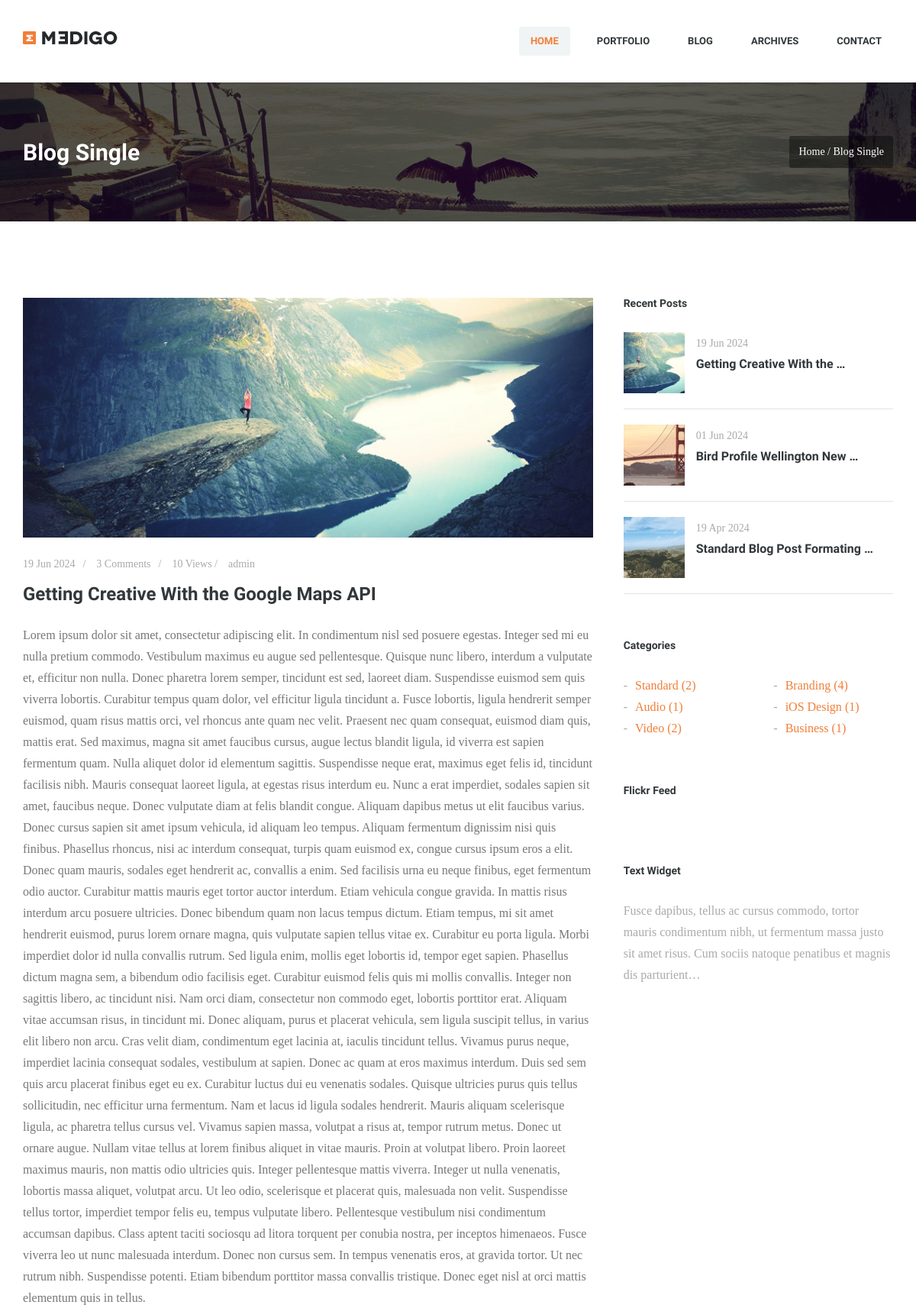
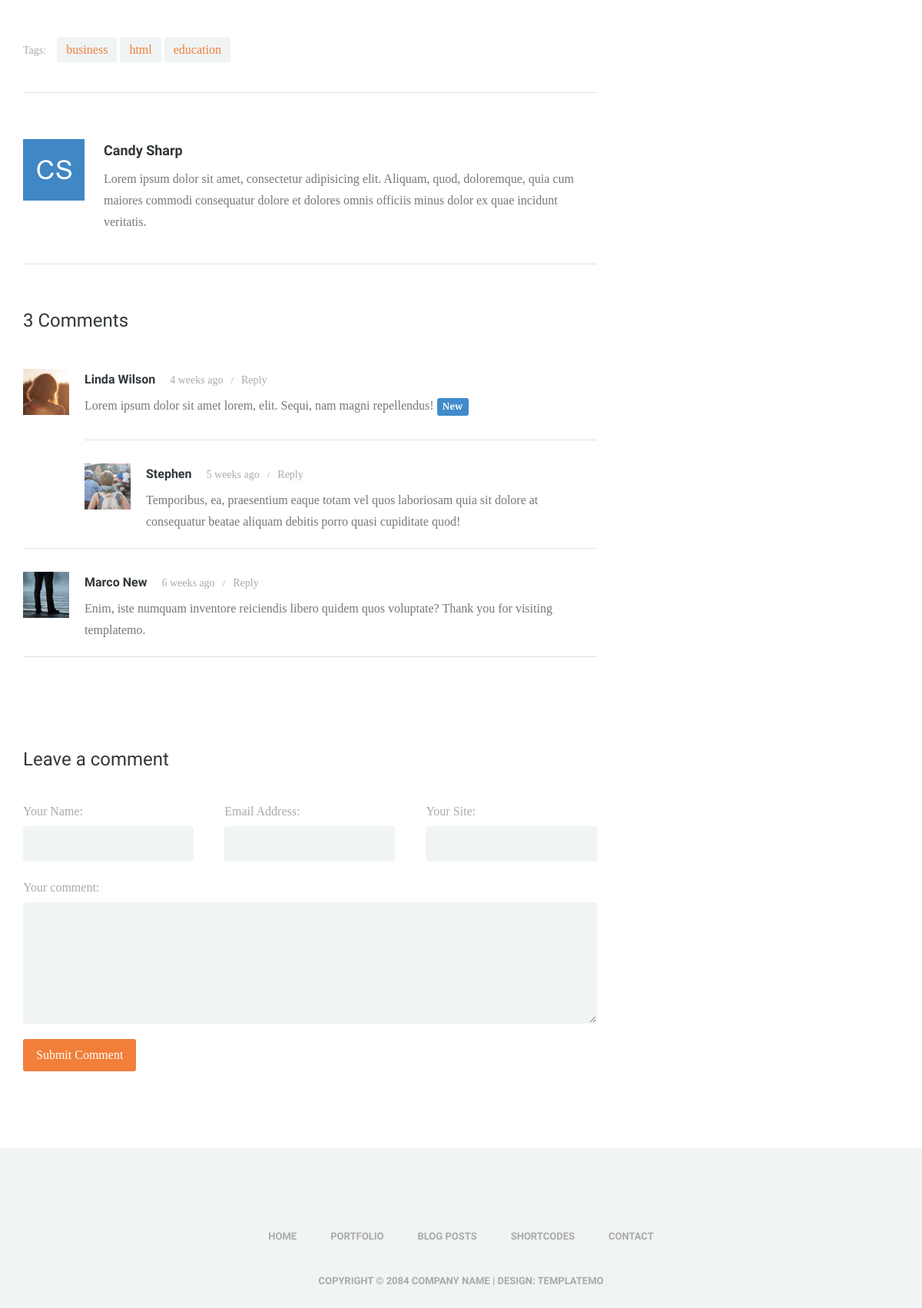
The page /blog/1 (upper part) on the database its author committed (2 pictures, top to bottom).
### blog/models.py (models this page shows, shortened)
class Post(models.Model):
    image = models.ImageField(upload_to='blog/', default='blog/default.jpg')
    image_thumbnail = models.ImageField(upload_to='blog/')
    author = models.ForeignKey(User, null=True, on_delete=models.SET_NULL)
    title = models.CharField(max_length=255)
    content = models.TextField()
    category = models.ManyToManyField(Category)
    counted_view = models.IntegerField(default=0)
    status = models.BooleanField(default=False)
    published_date = models.DateTimeField(null=True)
    created_date = models.DateTimeField(auto_now_add=True)
    updated_date = models.DateTimeField(auto_now=True)
    def create_thumbnail(self):
        if not self.image:
            return
        img = Image.open(self.image.path)
        width, height = img.size
        min_dim = min(width, height)
        left = (width - min_dim) // 2
        top = (height - min_dim) // 2
        right = (width + min_dim) // 2
        bottom = (height + min_dim) // 2
        img = img.crop((left, top, right, bottom))
        size = (80, 80)
        img.thumbnail(size)
        thumb_filename = f"{os.path.splitext(self.image.name)[0]}_thumb.jpg"
        thumb_path = os.path.join(thumb_filename)
        full_thumb_path = os.path.join(settings.MEDIA_ROOT, thumb_path)
        img.save(full_thumb_path, 'JPEG', quality=95)
        self.image_thumbnail = thumb_path
        self.save()
    class Meta:
        ordering = ('-created_date',)

class Category(models.Model):
     name = models.CharField(max_length=255)
     def __str__(self):
          return self.name

### blog/views.py (the view)
# urls.py: path('<int:pid>', single_view, name = 'single'),
def single_view(request, pid):
    posts = Post.objects.filter(status = True, published_date__lte=timezone.now()).order_by('published_date')
    the_post = get_object_or_404(posts, id=pid)
    the_post.counted_view += 1
    the_post.save()
    context = {'post':the_post}
    return render(request, 'blog/blog-single.html', context)

### blog/templatetags/blog_tags.py (called while the page is built)
@register.inclusion_tag('blog/blog-categories.html')
def categories():
    posts = Post.objects.filter(status = True)
    categories = Category.objects.all()
    cat_dict = {}
    mid_index = len(categories) // 2
    for name in categories:
        cat_dict[name] = posts.filter(category=name).count()
    keys1 = categories[:mid_index]
    keys2 = categories[mid_index:]
    dict1 = {key: cat_dict[key] for key in keys1}
    dict2 = {key: cat_dict[key] for key in keys2}
    return {'cat1': dict1, 'cat2': dict2}

@register.inclusion_tag('blog/blog-recentposts.html')
def recentposts(arg=2):
    posts = Post.objects.filter(status = True).order_by('-published_date')[:arg]
    return {'posts': posts}

@register.simple_tag
def check_thumbnail(post):
    if 'default' in post.image_thumbnail.url:
        post.create_thumbnail()
    if post.image_thumbnail is None:
        post.create_thumbnail()
    post.create_thumbnail()
    return 0

### templates/blog/blog-single.html (shortened to what this page needs)
{% extends 'base.html' %}
{% load static %}
{% load blog_tags %}
{% block content %}
<div class="first-widget parallax" id="blogId">
	<div class="parallax-overlay">
		<div class="container pageTitle">
			<div class="row">
				<div class="col-md-6 col-sm-6">
					<h2 class="page-title">Blog Single</h2>
				</div>
				<div class="col-md-6 col-sm-6 text-right">
					<span class="page-location">Home / Blog Single</span>
				</div>
			</div>
		</div>
	</div>
</div>
<div class="container">
	<div class="row">
		<div class="col-md-8 blog-posts">
			<div class="row">
				<div class="col-md-12">
					<div class="post-blog">
						<div class="blog-image">
							<img src="{{post.image.url}}" alt="">
						</div>
						<div class="blog-content">
							<span class="meta-date"><a href="#">{{post.published_date|date:"d M Y"}}</a></span>
							<span class="meta-comments"><a href="#blog-comments">3 Comments</a></span>
							<span class="meta-views"><a href="#">{{post.counted_view}} Views   /</a></span>
							<span class="meta-author"><a href="{% url 'blog:author' author_username=post.author.get_username %}">{{post.author.get_full_name}}</a></span>
							<h3>{{post.title}}</h3>
							<p>{{post.content}}</p>
							<div class="tag-items">
								<span class="small-text">Tags:</span>
								<a href="#" rel="tag">business</a>
								<a href="#" rel="tag">html</a>
								<a href="#" rel="tag">education</a>
							</div>
						</div>
					</div>
				</div>
			</div>
			<div class="row">
				<div class="col-md-12">
					<div id="blog-author" class="clearfix">
						<a href="#" class="blog-author-img pull-left">
							<img src="{% static 'images/includes/author.png' %}" alt="">
						</a>
						<div class="blog-author-info">
							<h4 class="author-name"><a href="#">Candy Sharp</a></h4>
							<p>Lorem ipsum dolor sit amet, consectetur adipisicing elit. Aliquam, quod, doloremque, quia
								cum maiores commodi consequatur dolore et dolores omnis officiis minus dolor ex quae
								incidunt veritatis.</p>
						</div>
					</div>
				</div>
			</div>
			<div class="row">
				<div class="col-md-12">
					<div id="blog-comments" class="blog-post-comments">
						<h3>3 Comments</h3>
						<div class="blog-comments-content">
							<div class="media">
								<div class="pull-left">
									<img class="media-object" src="{% static 'images/includes/comment1.jpg' %}" alt="">
								</div>
								<div class="media-body">
									<div class="media-heading">
										<h4>Linda Wilson</h4>
										<a href="#"><span>4 weeks ago</span><span>Reply</span></a>
									</div>
									<p>Lorem ipsum dolor sit amet lorem, elit. Sequi, nam magni repellendus! <span
											class="label label-primary">New</span></p>
									<div class="media">
										<div class="pull-left">
											<img class="media-object" src="{% static 'images/includes/comment2.jpg' %}" alt="">
										</div>
										<div class="media-body">
											<div class="media-heading">
												<h4>Stephen</h4>
												<a href="#"><span>5 weeks ago</span><span>Reply</span></a>
											</div>
											<p>Temporibus, ea, praesentium eaque totam vel quos laboriosam quia sit
												dolore at consequatur beatae aliquam debitis porro quasi cupiditate
												quod!</p>
										</div>
									</div>
								</div>
							</div>
							<div class="media">
								<div class="pull-left">
									<img class="media-object" src="{% static 'images/includes/comment3.jpg' %}" alt="">
								</div>
								<div class="media-body">
									<div class="media-heading">
										<h4>Marco New</h4>
										<a href="#"><span>6 weeks ago</span><span>Reply</span></a>
									</div>
									<p>Enim, iste numquam inventore reiciendis libero quidem quos voluptate? Thank you
										for visiting templatemo.</p>
								</div>
							</div>
						</div>
					</div>
				</div>
			</div>
			<div class="row">
				<div class="col-md-12">
					<div class="comment-form">
						<h3>Leave a comment</h3>
						<div class="widget-inner">
							<form action="#" method="post">
								<div class="row">
									<div class="col-md-4">
										<p>
											<label for="name-id">Your Name:</label>
											<input type="text" id="name-id" name="name-id">
										</p>
									</div>
									<div class="col-md-4">
										<p>
											<label for="email-id">Email Address:</label>
											<input type="text" id="email-id" name="email-id">
										</p>
									</div>
									<div class="col-md-4">
										<p>
											<label for="site-id">Your Site:</label>
											<input type="text" id="site-id" name="site-id">
										</p>
									</div>
								</div>
								<div class="row">
									<div class="col-md-12">
										<p>
											<label for="comment">Your comment:</label>
											<textarea name="comment" id="comment" rows="5"></textarea>
										</p>
									</div>
								</div>
								<div class="row">
									<div class="col-md-12">
										<input class="mainBtn" type="submit" name="submit" value="Submit Comment"
											id="submit">
									</div>
								</div>
							</form>
						</div>
					</div>
				</div>
			</div>
		</div>
		<div class="col-md-4">
			<div class="sidebar">
				{% recentposts 3 %}
				{% categories %}
				<div class="sidebar-widget">
					<h5 class="widget-title">Flickr Feed</h5>
				</div>
				<div class="sidebar-widget">
					<h5 class="widget-title">Text Widget</h5>
					<p class="light-text">Fusce dapibus, tellus ac cursus commodo, tortor mauris condimentum nibh, ut
						fermentum massa justo sit amet risus. Cum sociis natoque penatibus et magnis dis parturient…
					</p>
				</div>
			</div>
		</div>
	</div>
</div>
{% endblock %}

### templates/blog/blog-recentposts.html (shortened to what this page needs)
{% load static %}
{% load blog_tags %}
<div class="sidebar-widget">
    <h5 class="widget-title">Recent Posts</h5>
    {% for post in posts %}
    <div class="last-post clearfix">
        <div class="thumb pull-left">
            <a href="{% url 'blog:single' post.id %}"><img src="{{post.image_thumbnail.url}}" alt=""></a>
        </div>
        <div class="content">
            <span>{{post.published_date|date:"d M Y"}}</span>
            <h4><a href="{% url 'blog:single' post.id %}">{{post.title|safe|truncatewords:4}}</a></h4>
        </div>
    </div>
    {% endfor %}
</div>

### templates/blog/blog-categories.html
{% load static %}
<div class="sidebar-widget">
    <h5 class="widget-title">Categories</h5>
    <div class="row categories">
            <div class="col-md-6">
                <ul>
                    {% for name, count in cat1.items %}
                    <li><a href="{% url 'blog:category' cat_name=name %}">{{name}} ({{count}})</a></li>
                    {% endfor %}
                </ul>
            </div>
            <div class="col-md-6">
                <ul>
                    {% for name, count in cat2.items %}
                    <li><a href="{% url 'blog:category' cat_name=name %}">{{name}} ({{count}})</a></li>
                    {% endfor %}
                </ul>
            </div>
    </div>
</div>

### rows shown on the page
Post: image (picture), published_date "19 Jun 2024", counted_view "10", author.get_full_name "admin", title "Getting Creative With the Google Maps API", content "Lorem ipsum dolor sit amet, consectetur adipiscing elit. In condimentum nisl sed posuere egestas. Integer sed mi eu nulla pretium commodo. Vestibulum maximus eu augue sed pellentesque. Quisque nunc libero, interdum a vulputate et, efficitur non nulla. Donec pharetra lorem semper, tincidunt est sed, laoreet diam. Suspendisse euismod sem quis viverra lobortis. Curabitur tempus quam dolor, vel efficitur ligula tincidunt a. Fusce lobortis, ligula hendrerit semper euismod, quam risus mattis orci, vel rhoncus ante quam nec velit. Praesent nec quam consequat, euismod diam quis, mattis erat. Sed maximus, magna sit amet faucibus cursus, augue lectus blandit ligula, id viverra est sapien fermentum…", image_thumbnail (picture), title "Getting Creative With the …"
Post: image_thumbnail (picture), published_date "01 Jun 2024", title "Bird Profile Wellington New …"
Post: image_thumbnail (picture), published_date "19 Apr 2024", title "Standard Blog Post Formating …"
Category: name "Standard", count "2"
Category: name "Audio", count "1"
Category: name "Video", count "2"
Category: name "Branding", id "4"
Category: name "iOS Design", count "1"
Category: name "Business", count "1"
